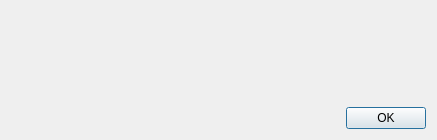
<?xml version="1.0" encoding="UTF-8"?>
<ui version="4.0">
 <class>ErrorDialog</class>
 <widget class="QDialog" name="ErrorDialog">
  <property name="geometry">
   <rect>
    <x>0</x>
    <y>0</y>
    <width>437</width>
    <height>140</height>
   </rect>
  </property>
  <property name="windowTitle">
   <string>Error</string>
  </property>
  <layout class="QVBoxLayout" name="verticalLayout">
   <item>
    <widget class="QLabel" name="label">
     <property name="text">
      <string/>
     </property>
    </widget>
   </item>
   <item>
    <widget class="QDialogButtonBox" name="buttonBox">
     <property name="orientation">
      <enum>Qt::Horizontal</enum>
     </property>
     <property name="standardButtons">
      <set>QDialogButtonBox::Ok</set>
     </property>
    </widget>
   </item>
  </layout>
 </widget>
 <resources/>
 <connections>
  <connection>
   <sender>buttonBox</sender>
   <signal>accepted()</signal>
   <receiver>ErrorDialog</receiver>
   <slot>accept()</slot>
   <hints>
    <hint type="sourcelabel">
     <x>248</x>
     <y>254</y>
    </hint>
    <hint type="destinationlabel">
     <x>157</x>
     <y>274</y>
    </hint>
   </hints>
  </connection>
  <connection>
   <sender>buttonBox</sender>
   <signal>rejected()</signal>
   <receiver>ErrorDialog</receiver>
   <slot>reject()</slot>
   <hints>
    <hint type="sourcelabel">
     <x>316</x>
     <y>260</y>
    </hint>
    <hint type="destinationlabel">
     <x>286</x>
     <y>274</y>
    </hint>
   </hints>
  </connection>
 </connections>
</ui>
